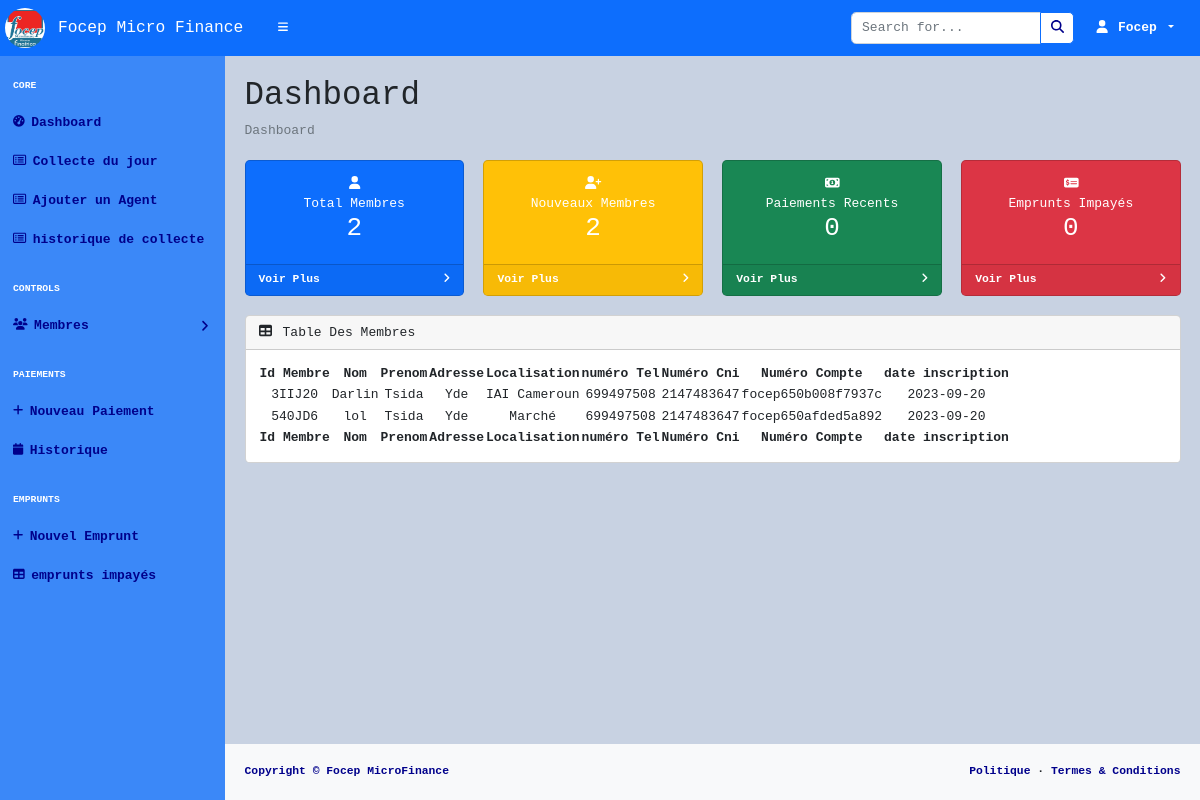
/pages/home.php?admin=YKAMdKY3WI, run on the app's committed database.
### tables this page shows
CREATE TABLE membre (
  idMembre varchar(200) NOT NULL,
  nomMbre varchar(200) DEFAULT NULL,
  prenomMbre varchar(200) DEFAULT NULL,
  adresseMbre varchar(200) DEFAULT NULL,
  localisation varchar(200) DEFAULT NULL,
  telephoneMbre int(11) DEFAULT NULL,
  numCni int(11) DEFAULT NULL,
  numCompte varchar(20) DEFAULT NULL,
  joinDate date DEFAULT NULL
);

### pages/home.php (the view, shortened to what this page needs)
<!DOCTYPE html>
<html lang="en">
<head>
    <?php include('../Structures/links.php') ?>
</head>
    <body class="sb-nav-fixed">
<?php include('../Structures/navbar.php') ?>
<?php  include ('../Structures/sidenav.php')?>
            <div id="layoutSidenav_content">
                <main>
                    <div class="container-fluid px-4">
                        <h1 class="mt-4">Dashboard</h1>
                        <ol class="breadcrumb mb-4">
                            <li class="breadcrumb-item active">Dashboard</li>
                        </ol>
                        <div class="row">
                            <div class="col-xl-3 col-md-6">
                                <div class="card bg-primary text-white mb-4">
                                    <div class="card-body">
                                        <i class="fas fa-user"></i>
                                        <br>Total Membres<br>
                                        <h2>
                                            <?php
                                            include "../controls/db.php";
                                            $memberQuery="select count(*) from membre";
                                            $totalMbr=$pdo->query($memberQuery);
                                            print_r($totalMbr->fetchColumn());
                                            ?>
                                        </h2>
                                    </div>
                                    <div class="card-footer d-flex align-items-center justify-content-between" style="font-weight: 800">
                                        <a  class="small text-white stretched-link" href="../pages/consultMember.php?admin=<?php echo $_GET['admin']?>">Voir Plus</a>
                                        <div class="small text-white"><i class="fas fa-angle-right"></i></div>
                                    </div>
                                </div>
                            </div>
                            <div class="col-xl-3 col-md-6">
                                <div class="card bg-warning text-white mb-4">
                                    <div class="card-body">
                                        <i class="fa-solid fa-user-plus"></i>
                                        <br>Nouveaux Membres<br>
                                        <h2>
                                            <?php
                                            include "../controls/db.php";
                                            $totalMbr=$pdo->query($memberQuery);
                                            print_r($totalMbr->fetchColumn());
                                            ?>
                                            </h2>
                                    </div>
                                    <div class="card-footer d-flex align-items-center justify-content-between" style="font-weight: 800">
                                        <a  class="small text-white stretched-link" href="../pages/consultMember.php?admin=<?php echo $_GET['admin']?>">Voir Plus</a>
                                        <div class="small text-white"><i class="fas fa-angle-right"></i></div>
                                    </div>
                                </div>
                            </div>
                            <div class="col-xl-3 col-md-6">
                                <div class="card bg-success text-white mb-4">
                                    <div class="card-body">
                                        <i class="fas fa-money-bill-alt"></i>
                                        <br>Paiements Recents<br>
                                        <h2>
                                        <?php
                                            include "../controls/db.php";
                                            $date=date('yyyy/mm/dd');
                                            $PaymentQuery="select count(*) from paiement where datePaiement='$date'";
                                            $totalpaiement=$pdo->query($PaymentQuery);
                                            print_r($totalpaiement->fetchColumn());
                                            ?>
                                        </h2>
                                    </div>
                                    <div class="card-footer d-flex align-items-center justify-content-between" style="font-weight: 800">
                                        <a  class="small text-white stretched-link" href="../pages/historiquePaiement.php?admin=<?php echo $_GET['admin']?>">Voir Plus</a>
                                        <div class="small text-white"><i class="fas fa-angle-right"></i></div>
                                    </div>
                                </div>
                            </div>
                            <div class="col-xl-3 col-md-6">
                                <div class="card bg-danger text-white mb-4">
                                    <div class="card-body">
                                        <i class="fas fa-money-check-alt"></i><br>
                                        Emprunts Impayés<br>
                                        <h2>
                                        <?php
                                            include "../controls/db.php";
                                            $EmpruntQuery="select count(*) from emprunt where statut='impayer'";
                                            $totalimpayer=$pdo->query($EmpruntQuery);
                                            print_r($totalimpayer->fetchColumn());
                                            ?>
                                        </h2>
                                    </div>
                                    <div class="card-footer d-flex align-items-center justify-content-between" style="font-weight: 800">
                                        <a  class="small text-white stretched-link" href="../pages/impaye.php?admin=<?php echo $_GET['admin']?>">Voir Plus</a>
                                        <div class="small text-white"><i class="fas fa-angle-right"></i></div>
                                    </div>
                                </div>
                            </div>
                        </div>
                        <div class="card mb-4">
                            <div class="card-header">
                                <i class="fas fa-table me-1"></i>
                                Table Des Membres
                            </div>
                            <div class="card-body">
                                <table id="datatablesSimple">
                                    <thead>
                                        <tr>
                                            <th>Id Membre</th>
                                            <th>Nom</th>
                                            <th>Prenom</th>
                                            <th>Adresse</th>
                                            <th>Localisation</th>
                                            <th>numéro Tel</th>
                                            <th>Numéro Cni</th>
                                            <th>Numéro Compte</th>
                                            <th>date inscription</th>
                                        </tr>
                                    </thead>
                                    <tfoot>
                                        <tr>
                                            <th>Id Membre</th>
                                            <th>Nom</th>
                                            <th>Prenom</th>
                                            <th>Adresse</th>
                                            <th>Localisation</th>
                                            <th>numéro Tel</th>
                                            <th>Numéro Cni</th>
                                            <th>Numéro Compte</th>
                                            <th>date inscription</th>
                                        </tr>
                                    </tfoot>
                                    <tbody>
                                    <?php
                                    include "../controls/db.php";
                                    $members= $pdo->query("select * from membre");
                                        foreach($members as $row) {
                                            echo "
                                        <tr>
                                             <td>$row[idMembre]</td>
                                            <td>$row[nomMbre]</td>
                                            <td>$row[prenomMbre]</td>
                                            <td>$row[adresseMbre]</td>
                                            <td>$row[localisation]</td>
                                            <td>$row[telephoneMbre]</td>
                                            <td>$row[numCni]</td>
                                            <td>$row[numCompte]</td>
                                            <td>$row[joinDate]</td>
                                        </tr>
                                            ";
                                        }
                                    ?>
                                    </tbody>
                                </table>
                            </div>
                        </div>
                    </div>
                </main>
    <?php include ('../Structures/footer.php')?>
            </div>
        </div>
    </body>
</html>

### Structures/navbar.php (shortened to what this page needs)
<nav class="sb-topnav navbar navbar-expand navbar-dark " style="background: #0D6EFD">
    <img src="../assets/img/logo.jpg"alt="Logo" style="border-radius:100%;height: 40px;width:40px;margin-left: 5px ">
    <a class="navbar-brand ps-3" href="index.html" >Focep Micro Finance</a>
    <button style="color: white" class="btn btn-link btn-sm order-1 order-lg-0 me-4 me-lg-0" id="sidebarToggle" href="#!"><i class="fas fa-bars"></i></button>
    <form class="d-none d-md-inline-block form-inline ms-auto me-0 me-md-3 my-2 my-md-0">
        <div class="input-group">
            <input class="form-control" type="text" placeholder="Search for..." aria-label="Search for..." aria-describedby="btnNavbarSearch" />
            <button style="background: White; color: darkblue" class="btn btn-primary" id="btnNavbarSearch" type="button"><i class="fas fa-search"></i></button>
        </div>
    </form>
    <ul class="navbar-nav ms-auto ms-md-0 me-3 me-lg-4" >
        <li class="nav-item dropdown" >
            <a style="color: white"class="nav-link dropdown-toggle" id="navbarDropdown" href="#" role="button" data-bs-toggle="dropdown" aria-expanded="false">
                <i class="fas fa-user fa-fw"></i>
                <b>
                    <?php
                        if(isset($_GET['admin'])){
                            include "../controls/db.php";
                            $matricule=$_GET['admin'];
                            $stmt=$pdo->prepare("Select * From administrateurs where matriculeAdm=?");
                            $stmt->execute([$matricule]);
                            $admin=$stmt->fetch();
                            $result=$admin['nomAdm'];
                            echo $result;
                        }else if(isset($_GET['agent'])){
                            include "../controls/db.php";
                            $matricule=$_GET['agent'];
                            $stmt=$pdo->prepare("Select * From agent where matriculeAgt=?");
                            $stmt->execute([$matricule]);
                            $agent=$stmt->fetch();
                            $result=$agent['nomAgt'];
                            echo $result;
                        }
                    ?>
                </b>
            </a>
        </li>
    </ul>
</nav>

### data on the page
membre: idMembre "3IIJ20", nomMbre "Darlin", prenomMbre "Tsida", adresseMbre "Yde", localisation "IAI Cameroun", telephoneMbre "699497508", numCni "2147483647", numCompte "focep650b008f7937c", joinDate "2023-09-20"
membre: idMembre "540JD6", nomMbre "lol", prenomMbre "Tsida", adresseMbre "Yde", localisation "Marché", telephoneMbre "699497508", numCni "2147483647", numCompte "focep650afded5a892", joinDate "2023-09-20"

### other printed values
$result "Focep"
